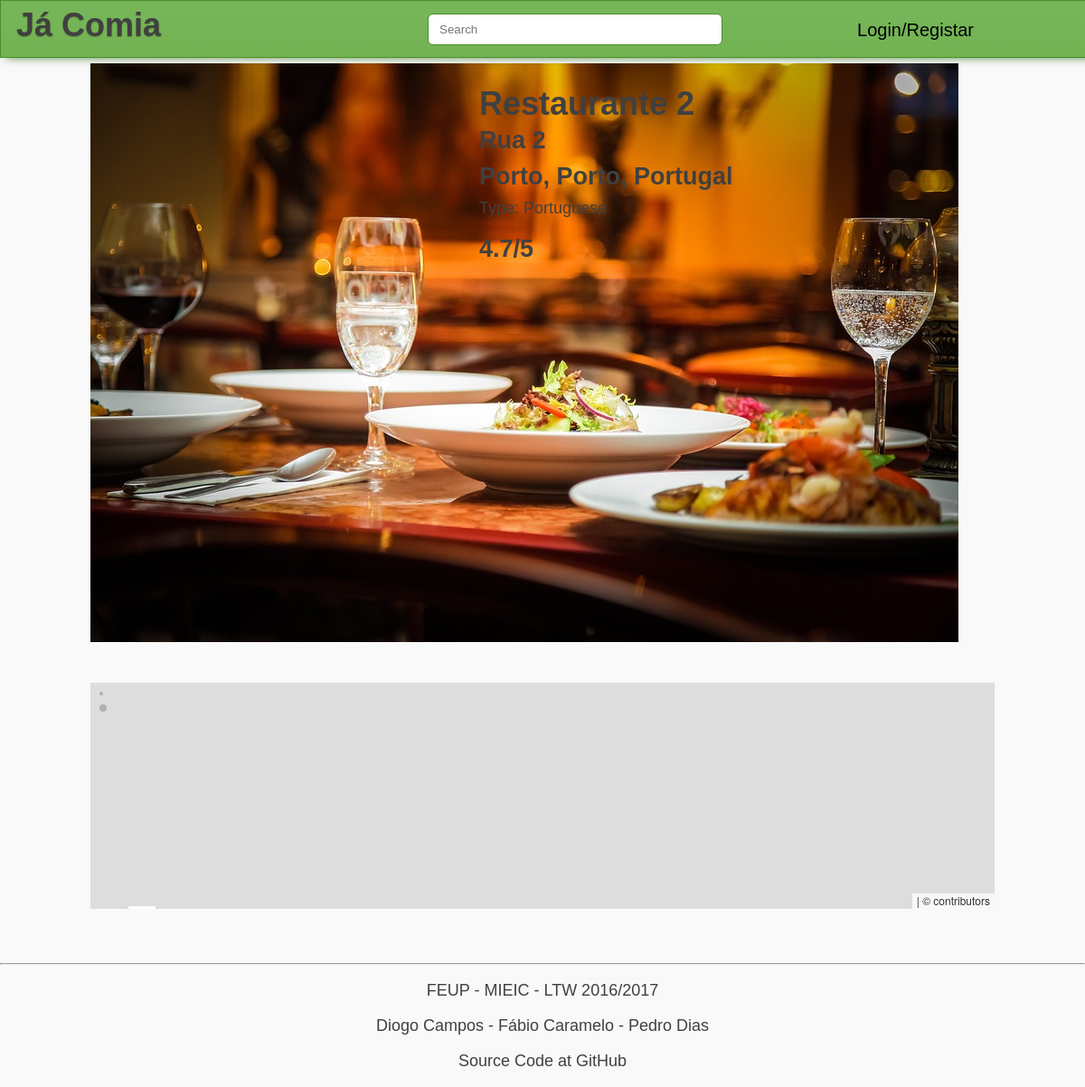
Page /restaurant/restaurant.php?id=2 on the earlier database version.
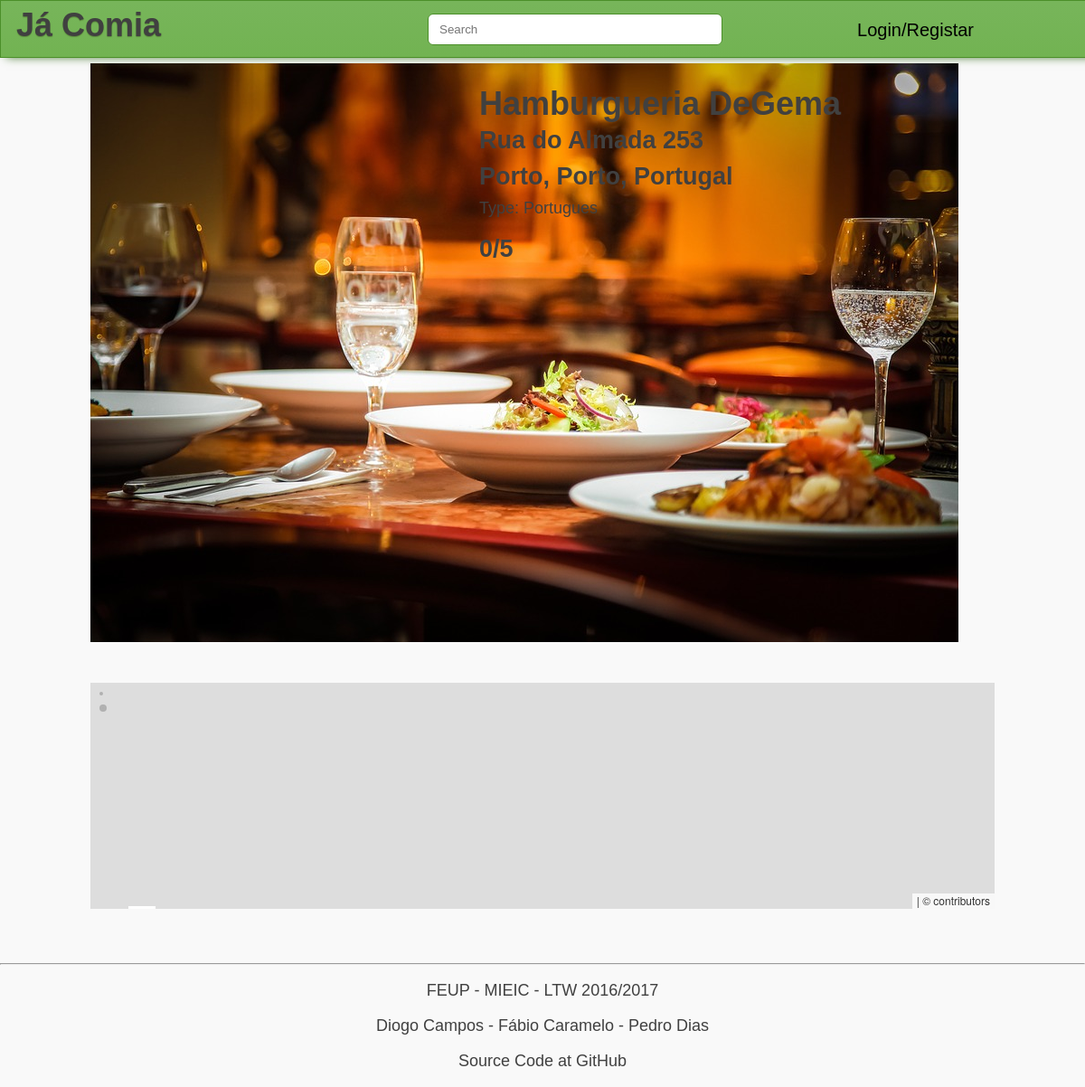
Same page on the later database version.
### tables this page shows
CREATE TABLE Restaurants (
    name VARCHAR(32) NOT NULL,
    address VARCHAR(32) NOT NULL,
    type VARCHAR(16) NOT NULL,
    city VARCHAR(32) NOT NULL,
    district VARCHAR(32) NOT NULL,
    country VARCHAR(32) NOT NULL,
    description VARCHAR(1024) ,
    avgClass REAL,
    PRIMARY KEY(name, address)
);

### restaurant/restaurant.php (the view, shortened to what this page needs)
<!DOCTYPE html>
<html>
<head>
    <link rel="stylesheet" href="style.css">
    <link rel="stylesheet" href="../templates/footer.css">
    <link rel="stylesheet" href="https://unpkg.com/leaflet@1.0.2/dist/leaflet.css" />
    <?php
    include_once('../templates/header.php');
    ?>
    </head>
    <body>
        <?php
        include_once('../templates/topbar.php');
        ?>
        <div id="main">
            <?php
            if(!isset($_GET['id']))
            header('Location:  ../feed/feed.php');
            else
            $id = $_GET['id'];
            include_once("../Database/Connect.php");
            $query = $db->prepare("SELECT *, rowid FROM Restaurants WHERE rowid = '$id'");
            $query->execute();
            $result = $query->fetchAll();
            $result = $result[0];
            $imagequery = $db->prepare("SELECT * FROM Images WHERE restaurant = '$id';");
            try {
                $imagequery->execute();
            } catch (PDOException $e){
            }
            $rating = $result['avgClass'];
            $rating = round($rating, 1);
            $images = $imagequery->fetchAll();
            if(!isset($images[0]))
            $image = "../resources/rex.jpg";
            else
            $image = $images[0]['name'];
            echo '<div class="galleria">';
            if(count($images) == 0)
                echo '<img src="' . $image . '">';
            else{
                foreach($images as $row)
                    echo '<img src="' . $row['name'] . '">';
            }
            echo '</div>';
            echo '<h1>' . $result['name'] . '</h1>';
            echo '<h2>' . $result['address'] . '</h2>';
            echo '<h2>' . $result['city'] , ", " , $result['district'], ", ", $result['country']  . '</h2>';
            echo '<div class="avgClass"> <h2>' . $rating, "/5" .  '</h2> </div>';
            echo '<p> Type: ' .  $result['type'] . '</p>';
                ?>
                <?php
            echo '<div id="mapid">';
            echo '</div>';
            ?>
        </div>
        </body>
        <?php  include_once('../templates/footer.php') ?>

### templates/header.php (shortened to what this page needs)
<!DOCTYPE html>
<html>
<head>
    <link rel="stylesheet" href="style.css">
    <link rel="stylesheet" href="../templates/footer.css">
</head>

### templates/topbar.php (shortened to what this page needs)
<head>
    <link rel="stylesheet" href="../templates/topbar.css">
</head>
<body>
    <div id="topbar">
        <div id="topbar-elements">
            <h1>
                <a href="../feed/feed.php">Já Comia</a>
            </h1>
            <div id="searchbar">
                <form action="../feed/feed.php" method="get">
                    <input type="text" name="search" pattern="[a-zA-Z0-9\s]+" title="Insert letters, numbers and spaces only." placeholder="Search">
                </form>
            </div>
            <div id="topbar-login">
                <button onclick="btnHandler()" class="dropbtn">
                  <?php
                    if (isset($_SESSION["user"])) {
                        echo $_SESSION["user"];
                    } else {
                        echo "Login/Registar";
                    }
                    ?>
                </button>
            </div>
        </div>
    </div>
</body>

### templates/footer.php
<footer>
    <hr>
    <p> FEUP - MIEIC - LTW 2016/2017 </p>
    <p> <a href="https://github.com/DiogoMCampos/"> Diogo Campos </a> - <a href="https://github.com/Caramelo18/">Fábio Caramelo</a> - <a href="https://github.com/rodavoce">Pedro Dias</a> </p>
    <p> Source Code at <a href="https://github.com/rodavoce/LTW">GitHub</a> </p>
</footer>
</html>

### restaurant/style.css (style rules this page uses)
body { font-size: 18px; font-family: Tahoma, Verdana, sans-serif; color: #404040; background: #f9f9f9; margin: auto; overflow-x: hidden; min-width: 700px; }
#topbar { margin-top: -70px; }
#main { width: 1000px; margin: auto; margin-top: 70px; }
.galleria { width: 400px; height: 300px; background: #000; display: inline-block; }
#main h1 { margin-left: 30px; display: inline; position: absolute; }
#main h2 { margin-left: 30px; display: inline; margin-top: 110px; position: absolute; }
#main h2:nth-child(3) { position: absolute; margin-top: 70px; }
.avgClass { display: inline; margin-top: 80px; position: absolute; }
#main p { margin-left: 30px; display: inline; margin-top: 150px; position: absolute; }
#mapid { height: 250px; width: 1000px; margin-top: 40px; margin-bottom: 50px; z-index: 10; }

### templates/footer.css (style rules this page uses)
footer { width: 1200px; margin-left: auto; margin-right: auto; margin-top:60px; }
footer p { text-align: center; }
footer a { text-decoration: none; color: inherit; }

### templates/topbar.css (style rules this page uses)
#topbar { background: linear-gradient(to bottom, #77b55a 5%, #72b352 100%); height: 50px; position: fixed; width: 100%; z-index: 15; min-width: 750px; border: 1px solid #4b8f29; text-shadow: 0px 1px 1px #5b8a3c; box-shadow: 0px 6px 10px -7px #3e7327; padding: 6px 12px; }
#topbar #topbar-login { text-align: right; font-size: 18px; display: inline-block; width: 10%; min-width: 150px; }
#topbar a { color: currentColor; text-decoration: none; }
#topbar h1 { margin: 0 auto; display: inline-block; width: 25%; min-width: 200px; margin-left: 5px; }
#searchbar { display: inline-block; position: relative; top: -3px; width: 50%; min-width: 300px; }
#searchbar form { width: 40%; margin: auto; min-width: 300px; }
#searchbar input { width: 300px; height: 27px; border-radius: 6px; border: 1px solid #4b8f29; padding: 1% 4%; }
.dropbtn { background-color: inherit; border: none; font-size: 20px; cursor: pointer; padding-left: 20px; padding-right: 20px; padding-top: 19px; padding-bottom: 15px; margin-top: -4px; }

Differences in the rows shown:
removed restaurants: name "Restaurante 2", address "Rua 2", city "Porto", district "Porto", country "Portugal", avgClass "4.7", type "Portuguese"
added restaurants: name "Hamburgueria DeGema", address "Rua do Almada 253", city "Porto", district "Porto", country "Portugal", type "Portugues"
Other differences:
$rating: (not shown) → "0"
